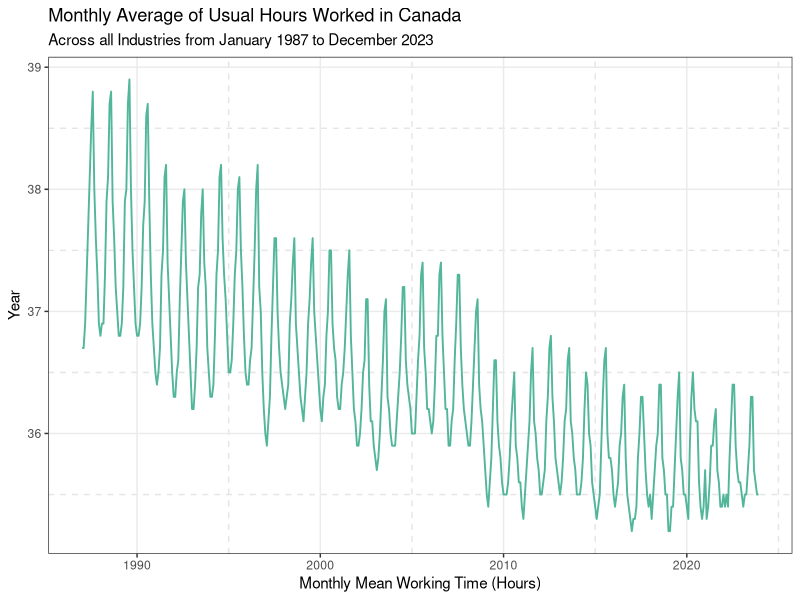
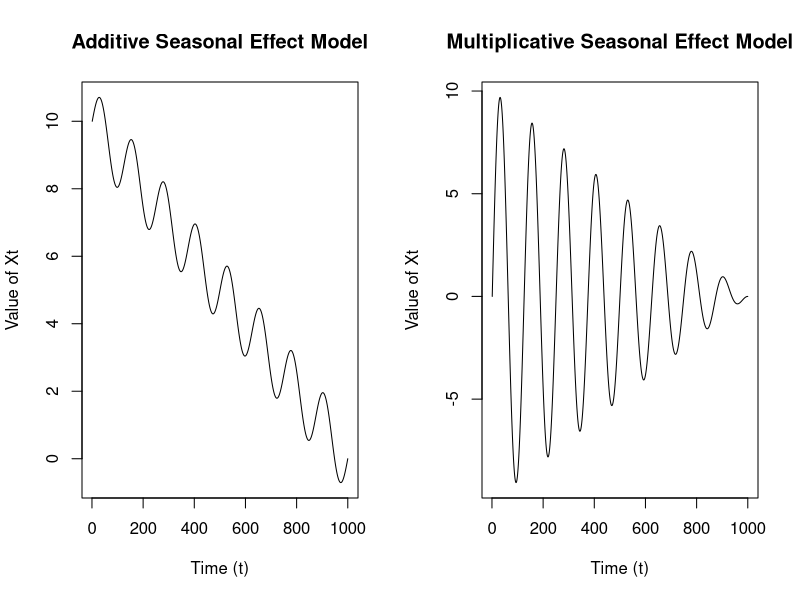
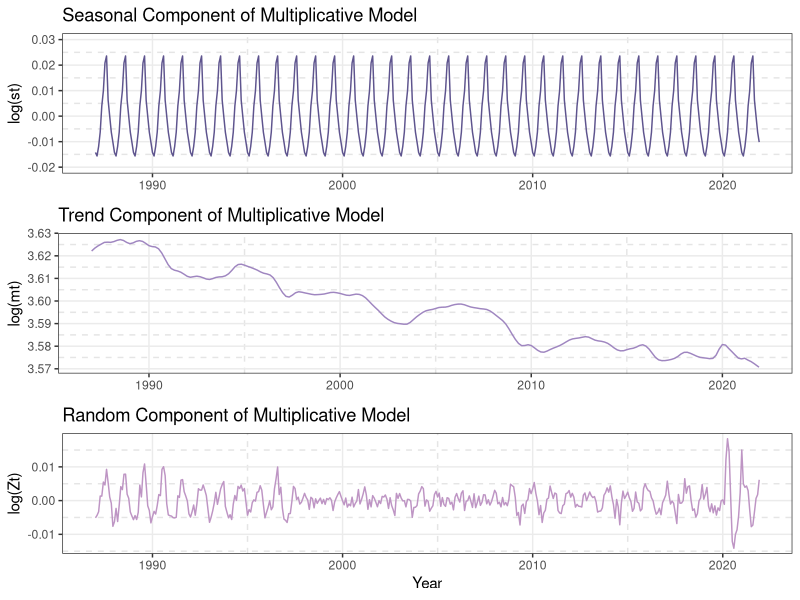
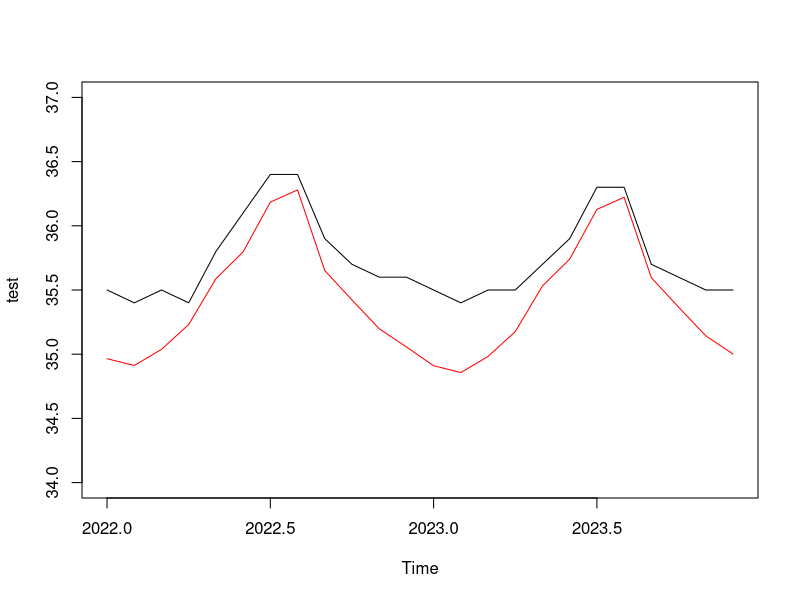
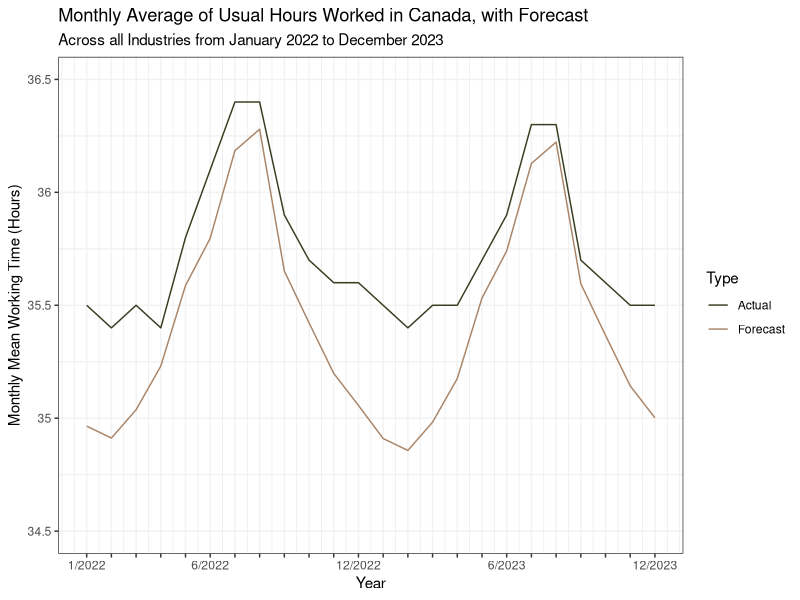

R code for these plots, in order:
library(zoo)
library(tseries)
library(ggplot2)
library(gridExtra)
library(reshape2)
library(forecast)


#######   QUESTION 1 #######
df <- read.csv("assignments/usual_hours_worked_ca.csv")

jobseries = ts(data = df$Hours,
               start = c(1987, 1),
               frequency = 12)

# contains monthly average values of the usual hours
# worked across all industries in Canada for the period 
# from January 1987 until December 2023
p1data = fortify.zoo(jobseries)
p1 <- ggplot(p1data, aes(x = Index, y = jobseries)) +
  geom_line(color = "#52b69a", linewidth = 0.65) +
  labs(
    title = "Monthly Average of Usual Hours Worked in Canada",
    subtitle = "Across all Industries from January 1987 to December 2023",
    x = "Monthly Mean Working Time (Hours)",
    y = "Year"
  ) + theme_bw() +
  theme(panel.grid.minor = element_line(
    color = "grey90",
    linetype = "dashed",
    linewidth = 0.5
  ))
print(p1)


### test
set.seed(09042002)
st = 2*seq(from = 0, to = 8*pi, length.out = 1000)
mt = seq(from = 10, to = 0, length.out = 1000)
par(mfrow = c(1,2))
plot( mt + sin( st ), type = 'l',
      ylab = "Value of Xt", xlab = "Time (t)",
      main = "Additive Seasonal Effect Model")
plot( mt*sin(st), type = 'l',
      ylab = "Value of Xt", xlab = "Time (t)",
      main = "Multiplicative Seasonal Effect Model")


### q1b

train <- window(jobseries, 
           # starting at the beginning of 1987
           start = 1987, 
           # ending at the end of 2021
           end = c(2021, 12), 
           # monthly
           frequency = 12)

# get test data
test <- window(jobseries,
               start = c(2022, 1),
               end = c(2023, 12),
               frequency = 12)
length(test)
# verify we've done things correctly
all.equal(length(test) + length(train),
          length(jobseries),
          nrow(df))

to_additive = log(train)
loess = (stl(to_additive, s.window = "periodic"))
seasonal = loess$time.series[, 1]
trend = loess$time.series[, 2]
noise = loess$time.series[, 3]
# zt back to multiplicative
exp(mean(noise))

sp2 <- ggplot(data = fortify.zoo(seasonal), aes(x = Index, y = seasonal)) +
  geom_line(color = "#5e548e", linewidth = 0.5) +
  theme_bw() + 
  labs(
    title = "Seasonal Component of Multiplicative Model",
    y = "log(st)",
    x = NULL
  ) + 
  ylim(-0.02, 0.03)+ #xlim(1990, 2000)+
  theme(panel.grid.minor = element_line(
    color = "grey90",
    linetype = "dashed",
    linewidth = 0.5
  ))


mp2 <- ggplot(data = fortify.zoo(trend), aes(x = Index, y = trend)) +
  geom_line(color = "#9f86c0", linewidth = 0.5) +
  theme_bw() + 
  labs(
    title = "Trend Component of Multiplicative Model",
    y = "log(mt)",
    x = NULL
  ) + 
  theme(panel.grid.minor = element_line(
    color = "grey90",
    linetype = "dashed",
    linewidth = 0.5
  ))

zp2 <- ggplot(data = fortify.zoo(noise), aes(x = Index, y = noise)) +
  geom_line(color = "#be95c4", linewidth = 0.5) +
  theme_bw() + 
  labs(
    title = "Random Component of Multiplicative Model",
    y = "log(Zt)",
    x = "Year"
  ) + 
  theme(panel.grid.minor = element_line(
    color = "grey90",
    linetype = "dashed",
    linewidth = 0.5
  ))

grid.arrange(sp2, mp2, zp2, nrow = 3)


### now, specifically, the trend component

trend_df <- fortify.zoo(trend)

colnames(trend_df) = c("Time", "log_hours")

trend_mod <- lm(log_hours~Time, data = trend_df)

trend_summary = summary(trend_mod)

se = trend_summary$coefficients[2, "Std. Error"]
est = trend_summary$coefficients[2, "Estimate"]

tobs = (est - 0)/se

n = nrow(trend_df); k = 1

2 * min( pt( tobs, df = n - (k + 1), lower.tail = TRUE ),
         pt( tobs, df = n - (k + 1), lower.tail = TRUE ))


period = unique(seasonal)

########## part 3

beta_0 = trend_summary$coefficients[1, "Estimate"]
beta_1 = trend_summary$coefficients[2, "Estimate"]

# use our (poor) linear model with time variable
mt_pred = beta_1*time(test) + beta_0
# we're predicting two periods into the future
st_pred = (rep(period, 2))
# then the predicted value is undoing the log transform
preds = exp(mt_pred + st_pred)
# rough plot for now
par(mfrow = c(1,1))
plot(test, ylim = c(34, 37))
lines(preds, col = 'red')
test

p3df <- data.frame(
          Time = as.numeric(time(test)),
          Actual = as.numeric(test), 
          Predicted = preds)
# create custom-spaced month/date strings
date_strings <- unlist(lapply(2022:2023, function(year) {
  sapply(1:12, function(month) {
    if (month %% 6 == 0) paste(month, "/", year, sep = "")
    else ""
  })
}))
# specify additional parameters
date_strings[1] = "1/2022"
low_ylim = 34.5; up_ylim = 36.5
# create plot
p3<-ggplot(p3df) +
  geom_line(aes(x = Time, y = Actual, color = "Actual")) +
  geom_line(aes(x = Time, y = Predicted, color = "Forecast")) +
  scale_color_manual(values = c("Actual" = "#373d20", "Forecast" = "#a98467"),
                     name = "Type", labels = c("Actual", "Forecast")) +
  labs(
    title = "Monthly Average of Usual Hours Worked in Canada, with Forecast",
    subtitle = "Across all Industries from January 2022 to December 2023",
    y = "Monthly Mean Working Time (Hours)",
    x = "Year"
  ) + theme_bw() + 
  scale_x_continuous(breaks = p3df$Time, labels = date_strings) +
  scale_y_continuous(limits = c(low_ylim, up_ylim),
                     breaks = seq(low_ylim, up_ylim, by = 0.5),
                     labels = seq(low_ylim, up_ylim, by = 0.5)) +
  theme(panel.grid.major = element_line(
    color = "grey95",
    linetype = "solid",
    linewidth = 0.5
  ), 
  panel.grid.minor.y = element_line(
    color = "grey95",
    linetype = "solid",
    linewidth = 0.5
  ))
print(p3)


